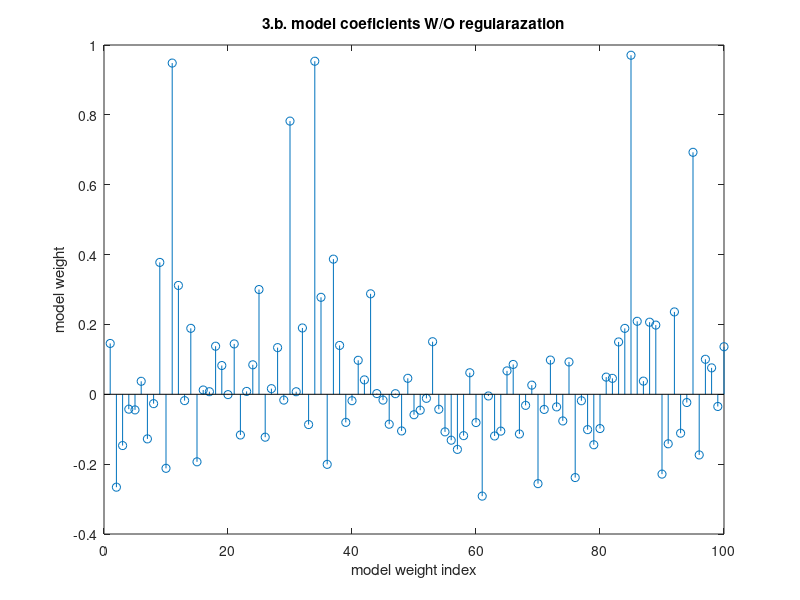

Write MATLAB code to recreate this figure.
%close figure windows and clear workspace
close all; clc; warning off;

load('HW1_3.mat')

%Set learning rate and #of updates, initialize coefficient and deriavative vectors
beta = rand(1,100);
del_f = zeros(1,100);
gamma = 5e-3;
N = 1e4;


%training process
for j = 1:N
    % the gradient of the Loss function
     del_f = -2*X'*(Y-X*beta')/100;
     for i = 1:100
        beta(i) = beta(i) - gamma*del_f(i);
     end
end
%Plot the coefficients
stem(beta);



title('3.b. model coeficients W/O regularazation')
xlabel('model weight index') 
ylabel('model weight') 
hold off